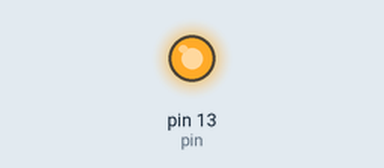
This sketch was run on a simulated Arduino Uno, built with avr-gcc and run on an emulated ATmega328P. On the bench: output pins drawn as LEDs (lit = HIGH).

Above: at 0.1 s.
At 35.1 s:
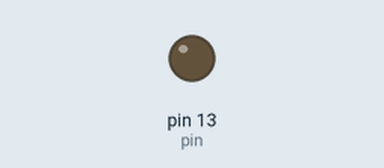
Timing chart, 0 to 40.0 s (numbered marks = the images above):
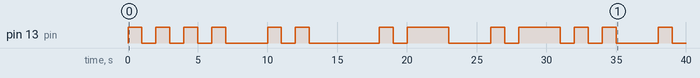

The sketch:

morseCode.ino
```cpp
void setup() {
  // put your setup code here, to run once:
  int pin = 13;
  pinMode(pin,OUTPUT);
}

void loop() {
  // put your main code here, to run repeatedly:
  //Message: HI ALVIN
  for (int i = 0; i < 4; i++) {
    dot();
  } //H end
  letterEnd();
  for (int i = 0; i < 2; i++) {
    dot();
  } //I end
  wordEnd();
  dot();
  dash();
  letterEnd();//end of A
  dot();
  dash();
  for(int i = 0; i < 2; i++) {
    dot();
  }
  letterEnd();//end of L
  for(int i = 0; i < 3; i++) {
    dot();
  }
  dash();
  letterEnd();//end of V
  for(int i = 0; i < 2; i++) {
    dot();
  }
  letterEnd();//end of I
  dash();
  dot();
  wordEnd();//end of N
}

void dot() { //Morse code dot length (one second)
  int pin = 13;
  digitalWrite(pin,HIGH);
  delay(1000);
  digitalWrite(pin,LOW);
  delay(1000);
}

void dash() { //Morse code dash (three seconds)
  int pin = 13;
  digitalWrite(pin,HIGH);
  delay(3000);
  digitalWrite(pin,LOW);
  delay(1000);
}

//dots and dashes have ends built in

void letterEnd() { //Morse Letter end (off for 3 seconds)
  //keep in mind: theres already a 1000 ms break for each dot/dash
  delay(2000);
  // 1000+2000=3000 (3s)
}

void wordEnd() {//Morse Word end (off for 5 seconds
  delay(4000);
  //1000+4000=5000 (5s)
}
```

Measured:
- by itself, pin 13 (pin): LOW → HIGH at 0.00 s, → LOW 1.0 s later, → HIGH 1.0 s later, → LOW 1.0 s later, … (26 changes in this stretch)
